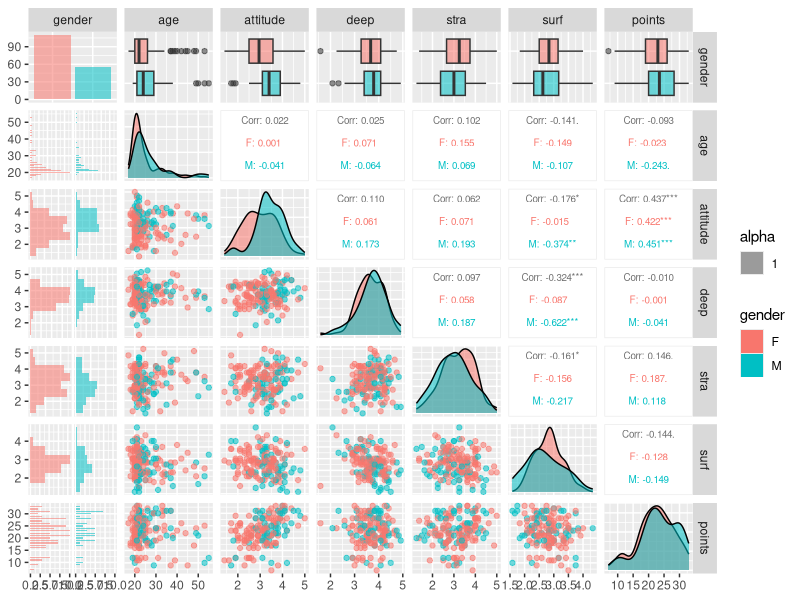
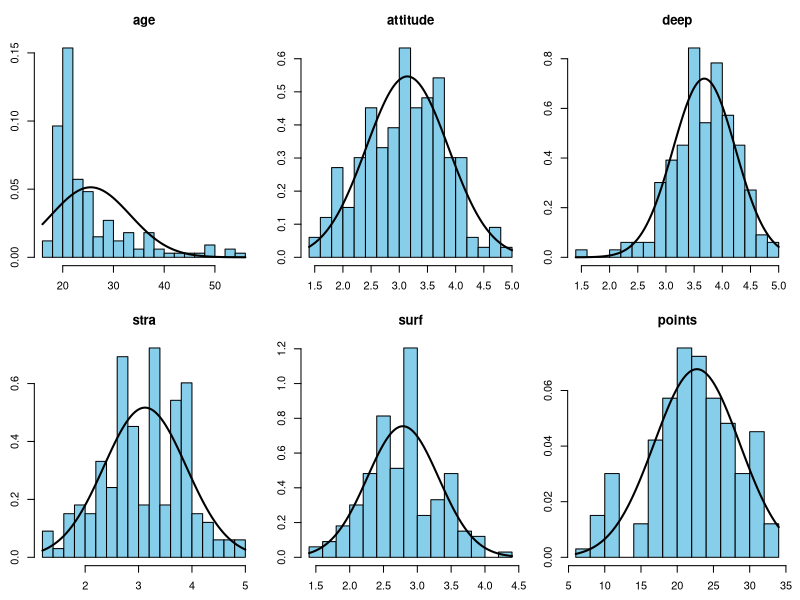
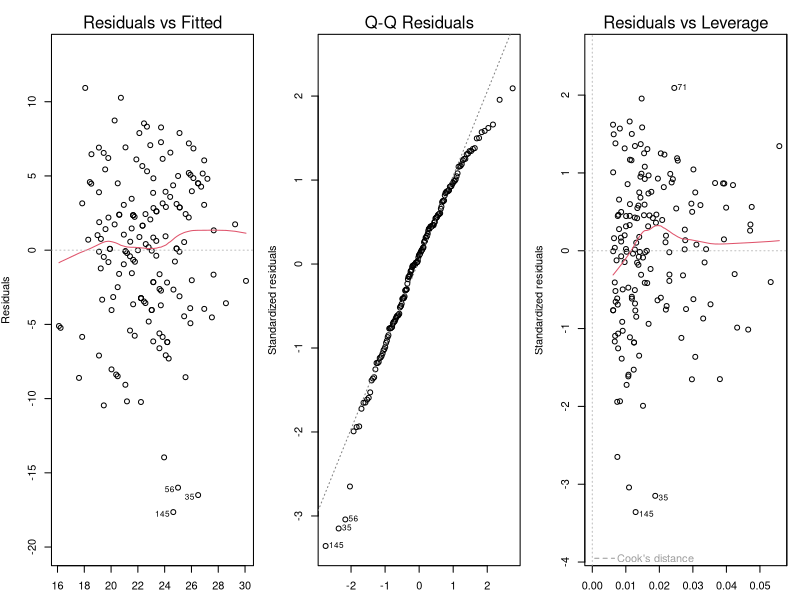

The R script that drew these images, in order:
## ---- chunk 1
learning2014 <- read.csv("data/learning2014.csv")
head(learning2014, n=5) # The first 5 rows of the data frame
str(learning2014) # Variables and their types
## ---- chunk 2
# Load the required packages
library(ggplot2)
library(GGally, quietly=TRUE)

# Create the summary plot
p <- ggpairs(learning2014, mapping=aes(col=gender, alpha=1), legend=1,
             upper=list(continuous=wrap("cor", size=2.5)),
             lower=list(combo=wrap(ggally_facethist, binwidth=0.5)))
## ---- chunk 3
p
## ---- chunk 4
cor(subset(learning2014, gender == "M" & age < 40, select=c("age", "points")))[1, 2]
## ---- chunk 5
par(mfrow=c(2, 3), mar=c(2.6, 2.6, 3, 1)) # Set graphical parameters
for(i1 in 2:ncol(learning2014)) { # Go through the numerical variables
  dat <- learning2014[,i1]
  tmp <- hist(dat, col="skyblue", breaks=15, freq=FALSE,
              main=colnames(learning2014[i1]))
  x <- seq(from=min(tmp$breaks), to=max(tmp$breaks), length.out=200) 
  lines(x=x, y=dnorm(x, mean=mean(dat), sd=sd(dat)), lwd=2)
}
## ---- chunk 6
m1 <- lm(points ~ attitude + stra + surf, data=learning2014)
summary(m1)
## ---- chunk 7
m2 <- update(m1, ~ .-surf)
summary(m2)
## ---- chunk 8
par(mfrow=c(1, 3), mar=c(2.6, 3.9, 2.6, 1))
plot(m2, which=c(1, 2, 5))
